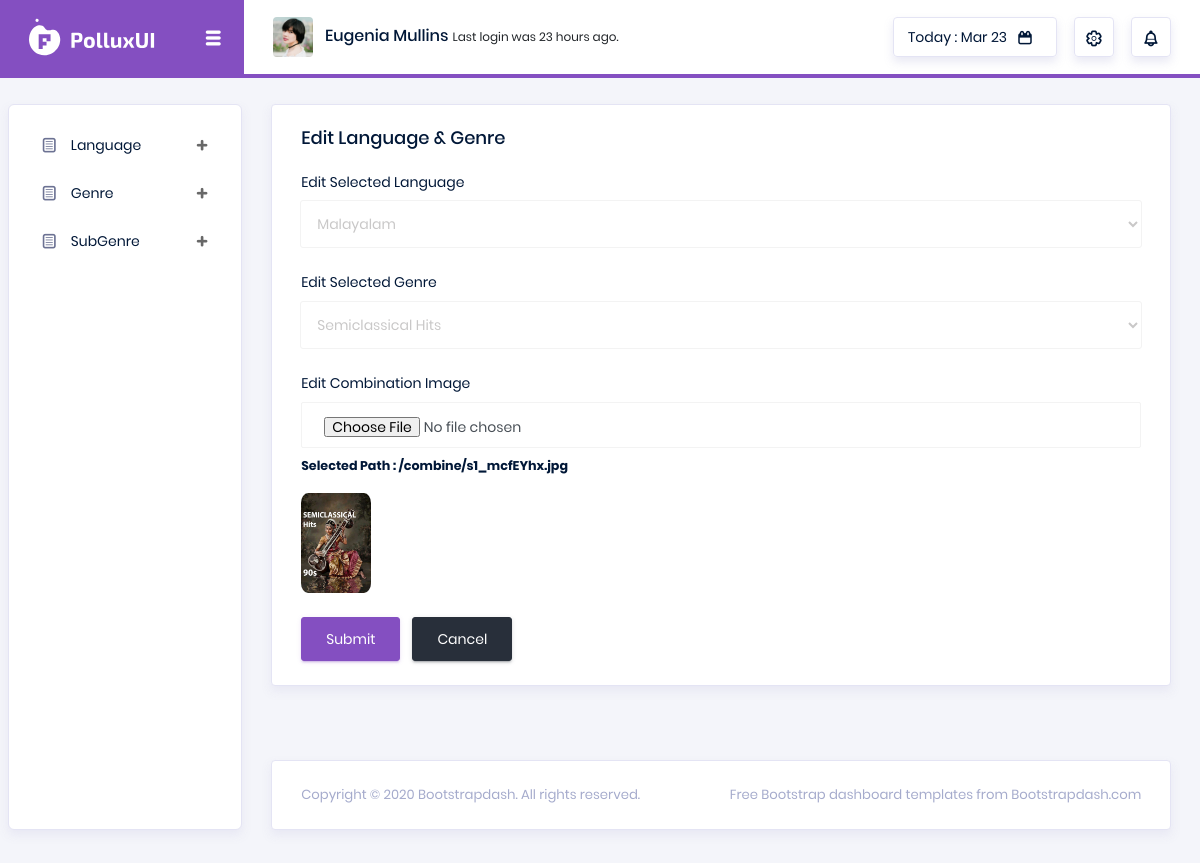
Before: /backend/Edit-Genre-Combination/19 with the older database file.
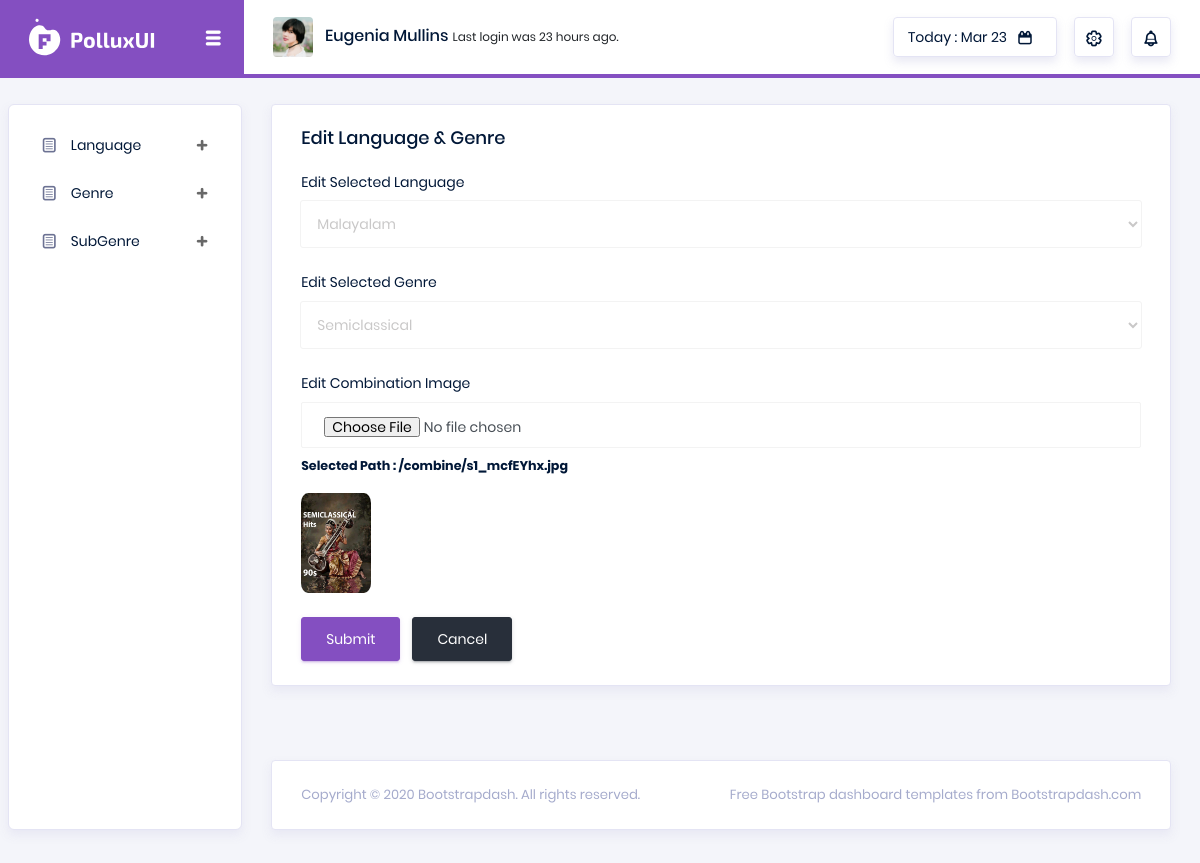
After: the same page with the newer database file.
### backend/models.py (models this page shows)
class CombinedDb(models.Model):
    Com_Language = models.CharField(max_length=255, null=True, blank=True)
    Com_Genre = models.CharField(max_length=255, null=True, blank=True)
    Com_Img_File = models.ImageField(upload_to='combine', null=True, blank=True)

### backend/views.py (the view)
# urls.py: path('Edit-Genre-Combination/<int:combId>', views.EditCombination, name='EditCombination'),
def EditCombination(request, combId):
    genre = GenreDb.objects.all()
    lang = LanguageDb.objects.all()
    subgen =SubGenreDb.objects.all()
    comb = CombinedDb.objects.get(id=combId)
    context = {'lang': lang, 'genre': genre, 'subgen': subgen, 'comb': comb}
    return render(request, 'directory/combination/edit_comb.html', context)

### backend/templates/directory/combination/edit_comb.html (shortened to what this page needs)
<!DOCTYPE html>
{% extends 'index.html' %}
{% block content %}
<html lang="en">
<head>
</head>
<body>
    <div class="row">
        <div class="col-md-12 grid-margin stretch-card">
            <div class="card">
                <div class="card-body">
                    <h4 class="card-title">Edit Language & Genre</h4>
                    <form class="forms-sample" action="{% url 'UpdateCombination' combId=comb.id %}" method="POST"
                        enctype="multipart/form-data">
                        <div class="form-group">
                            <label>Edit Selected Language</label>
                            <select name="CombLang" class="form-control">
                                <option value="{{comb.Com_Language}}">{{comb.Com_Language}}</option>
                            </select>
                        </div>
                        <div class="form-group">
                            <label>Edit Selected Genre</label>
                            <select name="CombGen" class="form-control">
                                <option value="{{comb.Com_Genre}}">{{comb.Com_Genre}}</option>
                            </select>
                        </div>
                        <div class="form-group">
                            <label>Edit Combination Image</label>
                            <input type="file" class="form-control" name="CombImg">
                            <p class="p-font mt-2 font-weight-bold">Selected Path : /{{comb.Com_Img_File}}</p>
                            <img src="{{comb.Com_Img_File.url}}" alt="Image" class="form-sample-img mt-2">
                        </div>
                        <button type="submit" class="btn btn-primary mr-2"><span>Submit</span></button>
                        <button class="btn btn-dark"><span>Cancel</span></button>
                    </form>
                </div>
            </div>
        </div>
    </div>
</body>
</html>
{% endblock %}

Changed rows visible on the page:
changed CombinedDb "combine/s1_mcfEYhx.jpg": CombGen "Semiclassical Hits" → "Semiclassical"
